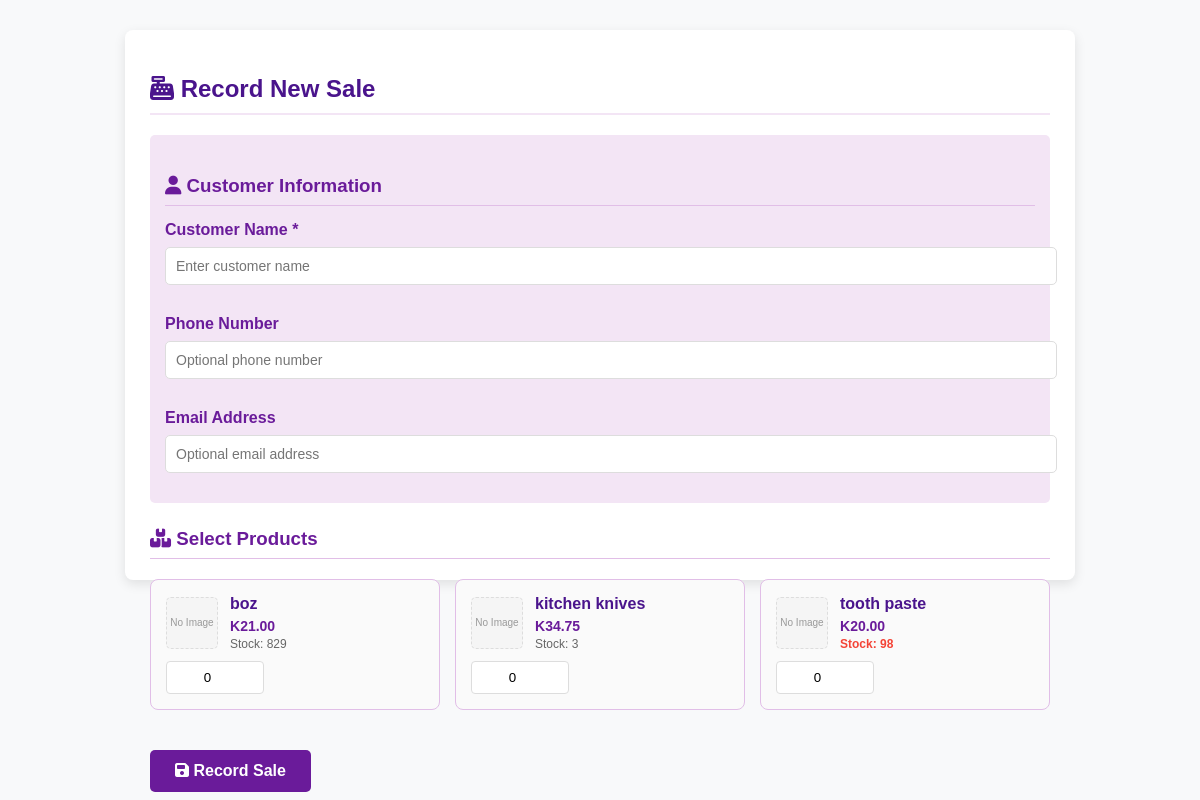
Page /record_sale.php on the committed database.
### tables this page shows
CREATE TABLE `products` (
  `product_id` int(11) NOT NULL,
  `name` varchar(100) DEFAULT NULL,
  `description` text DEFAULT NULL,
  `price` decimal(10,2) DEFAULT NULL,
  `stock_quantity` int(11) DEFAULT NULL,
  `reorder_level` int(11) DEFAULT NULL,
  `image_path` varchar(255) DEFAULT NULL,
  `supplier_id` int(11) DEFAULT NULL
);

### record_sale.php (the view, shortened to what this page needs)
<?php
include 'db.php';
$result = $conn->query("SELECT * FROM Products WHERE stock_quantity > 0 ORDER BY name");
?>
<!DOCTYPE html>
<html>
<head>
    <link rel="stylesheet" href="https://cdnjs.cloudflare.com/ajax/libs/font-awesome/6.4.0/css/all.min.css">
    <link rel="stylesheet" href="assets/css/style.css">
</head>
<body>
    <div class="container">
        <h2><i class="fas fa-cash-register"></i> Record New Sale</h2>
        <div class="customer-info">
            <h3 class="section-title"><i class="fas fa-user"></i> Customer Information</h3>
            <form method="post" id="saleForm">
                <label>Customer Name *</label>
                <input type="text" name="customer_name" placeholder="Enter customer name" required>
                <label>Phone Number</label>
                <input type="text" name="customer_phone" placeholder="Optional phone number">
                <label>Email Address</label>
                <input type="email" name="customer_email" placeholder="Optional email address">
        </div>
        <h3 class="section-title"><i class="fas fa-boxes"></i> Select Products</h3>
        <?php if ($result->num_rows > 0): ?>
            <div class="product-grid">
                <?php while ($row = $result->fetch_assoc()): ?>
                    <div class="product-card">
                        <div class="product-header">
                            <?php if (!empty($row['image_path']) && file_exists($row['image_path'])): ?>
                                <img src="<?= htmlspecialchars($row['image_path']) ?>" alt="<?= htmlspecialchars($row['name']) ?>"
                                    class="product-image">
                            <?php else: ?>
                                <div class="no-image">No Image</div>
                            <?php endif; ?>
                            <div class="product-info">
                                <div class="product-name"><?= htmlspecialchars($row['name']) ?></div>
                                <div class="product-price">K<?= number_format($row['price'], 2) ?></div>
                                <div
                                    class="product-stock <?= $row['stock_quantity'] <= $row['reorder_level'] ? 'stock-low' : '' ?>">
                                    Stock: <?= $row['stock_quantity'] ?>
                                </div>
                            </div>
                        </div>
                        <input type="number" name="products[<?= $row['product_id'] ?>]" min="0"
                            max="<?= $row['stock_quantity'] ?>" value="0" class="quantity-input" onchange="updateTotalPreview()"
                            placeholder="Qty">
                    </div>
                <?php endwhile; ?>
            </div>
        <?php else: ?>
            <p style="text-align: center; color: #666; padding: 20px;">
                No products available for sale. Please add products first.
            </p>
        <?php endif; ?>
        <button type="submit" name="submit">
            <i class="fas fa-save"></i> Record Sale
        </button>
    </div>
</body>
</html>

### assets/css/style.css (style rules this page uses)
body { font-family: Arial, sans-serif; margin: 0; padding: 0; background: #f8f9fa; color: #333; }
.container { width: 90%; max-width: 1100px; margin: 20px auto; background: white; padding: 20px; border-radius: 8px; box-shadow: 0px 4px 6px rgba(0, 0, 0, 0.1); }
button { background: #6a1b9a; color: white; border: none; padding: 10px 15px; border-radius: 5px; cursor: pointer; }
.container { width: 100%; height: 500px; background-image: url(assets\photos\BACK.jpg); }

### record_sale.php (style rules this page uses)
.container { width: 90%; max-width: 900px; margin: 30px auto; background: white; padding: 25px; border-radius: 8px; box-shadow: 0 4px 12px rgba(0, 0, 0, 0.1); }
h2 { color: #4a148c; margin-bottom: 20px; border-bottom: 2px solid #f3e5f5; padding-bottom: 10px; }
form label { display: block; margin: 15px 0 8px; font-weight: bold; color: #6a1b9a; }
form input[type="text"], form input[type="number"], form input[type="email"] { width: 100%; padding: 10px; border: 1px solid #ddd; border-radius: 5px; margin-bottom: 15px; font-size: 14px; }
button { background: #6a1b9a; color: white; padding: 12px 25px; border: none; border-radius: 5px; cursor: pointer; font-size: 16px; font-weight: bold; transition: background 0.3s; margin-top: 20px; }
.product-grid { display: grid; grid-template-columns: repeat(auto-fill, minmax(250px, 1fr)); gap: 15px; margin: 20px 0; }
.product-card { border: 1px solid #e1bee7; border-radius: 8px; padding: 15px; background: #fafafa; transition: transform 0.2s, box-shadow 0.2s; }
.product-header { display: flex; align-items: center; margin-bottom: 10px; gap: 12px; }
.no-image { width: 50px; height: 50px; background: #f5f5f5; border: 1px dashed #ddd; border-radius: 5px; display: flex; align-items: center; justify-content: center; color: #999; font-size: 10px; }
.product-info { flex: 1; }
.product-name { font-weight: bold; color: #4a148c; margin-bottom: 5px; }
.product-price { color: #6a1b9a; font-weight: bold; font-size: 14px; }
.product-stock { color: #666; font-size: 12px; margin-top: 3px; }
.stock-low { color: #f44336; font-weight: bold; }
.quantity-input { width: 80px; padding: 8px; border: 1px solid #ddd; border-radius: 4px; text-align: center; }
.customer-info { background: #f3e5f5; padding: 15px; border-radius: 5px; margin-bottom: 20px; }
.section-title { color: #6a1b9a; margin: 25px 0 15px 0; padding-bottom: 8px; border-bottom: 1px solid #e1bee7; }

### rows in the picture
products: shows "No Image", name "boz", price "21.00", stock_quantity "829"
products: shows "No Image", name "kitchen knives", price "34.75", stock_quantity "3"
products: shows "No Image", name "tooth paste", price "20.00", stock_quantity "98"
